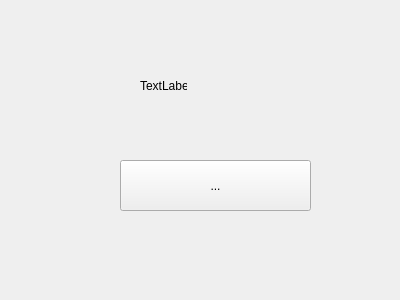
<?xml version="1.0" encoding="UTF-8"?>
<ui version="4.0">
 <class>Dialog</class>
 <widget class="QDialog" name="Dialog">
  <property name="geometry">
   <rect>
    <x>0</x>
    <y>0</y>
    <width>400</width>
    <height>300</height>
   </rect>
  </property>
  <property name="windowTitle">
   <string>Dialog</string>
  </property>
  <widget class="QToolButton" name="toolButton">
   <property name="geometry">
    <rect>
     <x>120</x>
     <y>160</y>
     <width>191</width>
     <height>51</height>
    </rect>
   </property>
   <property name="text">
    <string>...</string>
   </property>
  </widget>
  <widget class="QLabel" name="label">
   <property name="geometry">
    <rect>
     <x>140</x>
     <y>80</y>
     <width>47</width>
     <height>12</height>
    </rect>
   </property>
   <property name="text">
    <string>TextLabel</string>
   </property>
  </widget>
 </widget>
 <layoutdefault spacing="6" margin="11"/>
 <resources/>
 <connections/>
</ui>
